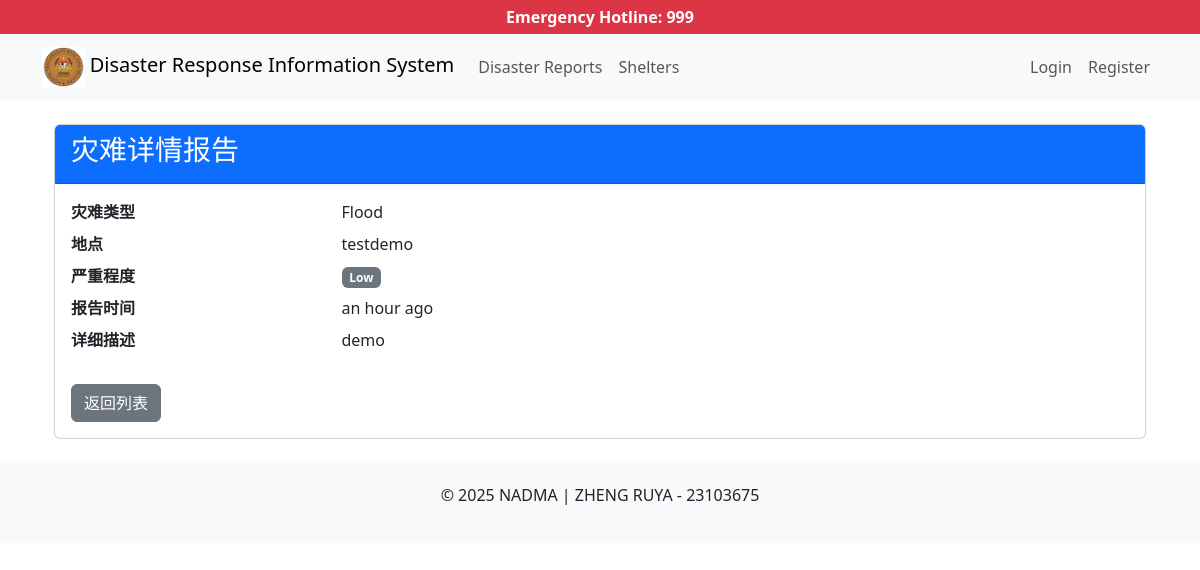
The page /report/2/ on the database its author committed.
### DRIS/models.py (models this page shows)
class DisasterReport(models.Model):
    class DisasterType(models.TextChoices):
        FLOOD = 'FL', _('Flood')
        LANDSLIDE = 'LS', _('Landslide')
        HAZE = 'HZ', _('Haze')
        OTHER = 'OT', _('Other')
    class SeverityLevel(models.TextChoices):
        LOW = 'LW', _('Low')
        MEDIUM = 'MD', _('Medium')
        HIGH = 'HG', _('High')
        CRITICAL = 'CR', _('Critical')
    reporter = models.ForeignKey(CustomUser, on_delete=models.CASCADE)
    disaster_type = models.CharField(max_length=2, choices=DisasterType.choices)
    location = models.CharField(max_length=100)
    gps_coordinates = models.CharField(max_length=50)
    severity = models.CharField(max_length=2, choices=SeverityLevel.choices)
    description = models.TextField()
    timestamp = models.DateTimeField(auto_now_add=True)
    is_resolved = models.BooleanField(default=False)

### DRIS/views.py (the view)
# urls.py: path('report/<int:pk>/', views.DisasterReportDetailView.as_view(), name='report_detail'),
class DisasterReportDetailView(DetailView):
    model = DisasterReport
    template_name = 'DRIS/report_detail.html'
    def get_context_data(self, **kwargs):
        context = super().get_context_data(**kwargs)
        context['aid_requests'] = AidRequest.objects.filter(disaster=self.object)
        return context

### DRIS/templates/DRIS/report_detail.html (shortened to what this page needs)
{% extends "DRIS/base.html" %}
{% load humanize %}
{% block content %}
<div class="container mt-4">
    <div class="card">
        <div class="card-header bg-primary text-white">
            <h3>灾难详情报告</h3>
        </div>
        <div class="card-body">
            <dl class="row">
                <dt class="col-sm-3">灾难类型</dt>
                <dd class="col-sm-9">{{ object.get_disaster_type_display }}</dd>
                <dt class="col-sm-3">地点</dt>
                <dd class="col-sm-9">{{ object.location }}</dd>
                <dt class="col-sm-3">严重程度</dt>
                <dd class="col-sm-9">
                    <span class="badge
                        {% if object.severity == 'CR' %}bg-danger
                        {% elif object.severity == 'HG' %}bg-warning text-dark
                        {% elif object.severity == 'MD' %}bg-info text-dark
                        {% else %}bg-secondary{% endif %}">
                        {{ object.get_severity_display }}
                    </span>
                </dd>
                <dt class="col-sm-3">报告时间</dt>
                <dd class="col-sm-9">{{ object.timestamp|naturaltime }}</dd>
                <dt class="col-sm-3">详细描述</dt>
                <dd class="col-sm-9">{{ object.description }}</dd>
            </dl>
            <div class="mt-4">
                <a href="{% url 'disaster_reports' %}" class="btn btn-secondary">
                     返回列表
                </a>
            </div>
        </div>
    </div>
</div>
{% endblock %}

### rows shown on the page
DisasterReport: disaster_type "Flood", location "testdemo", severity "Low", timestamp "an hour ago", description "demo"
